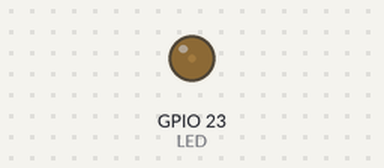
Bench run of a program on a simulated Raspberry Pi (BCM pin numbers). On the bench: output pins drawn as LEDs (lit = HIGH). At 4.0 s the program stops and its outputs stay as they are.

Above: at 0.15 s.
At 1.35 s:
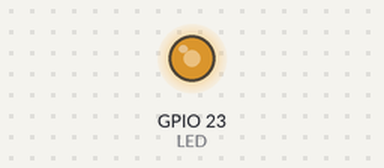
At 2.16 s:
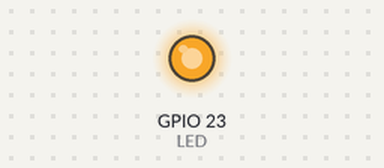
At 3.37 s:
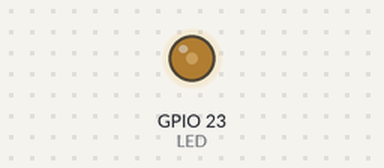
Timing chart, 0 to 5.5 s (numbered marks = the images above):
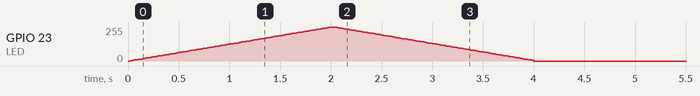

The program:

fadeled.py
```python
# ==========================================
# fadeled.py
#
# Fade a led from off to on then
# on to off - like a pulse
#
# Author:  Martin Eyre (Slice of Pi Club)
# Created: 7-MAy-2015
# ==========================================

import RPi.GPIO as GPIO
import time

#
# Use BCM e.g. by name noT BOARD by pin number
#

GPIO.setmode(GPIO.BCM)

#
# Set warnings off to suppress re-initialisation messages
#

GPIO.setwarnings(False)

#
# Set a variable to the Pin number we what to use
#

LED = 23

#
# Initialise the GPIO Port to OUTPUT
#

GPIO.setup(LED , GPIO.OUT)

#
# Set up Pulse Width Mod
#

p = GPIO.PWM(LED, 50)

p.start(50)
p.ChangeFrequency(100)

try:
	#
	# Loop from 0 to 101 increasing by 1
	#

	for d in range(0,101):
		p.ChangeDutyCycle(d)
		time.sleep(0.02)

	#
	# Loop from 100 to 1 decrease by 1
	#

	for d in range(100,1,-1):
		p.ChangeDutyCycle(d)
		time.sleep(0.02)


except KeyboardInterrupt:
	print "end"

p.stop()

GPIO.cleanup()
```

Measured:
- by itself, GPIO 23 (LED): rises from 0/255 to 255/255 in 2.0 s, then falls to 0/255 in 2.0 s
